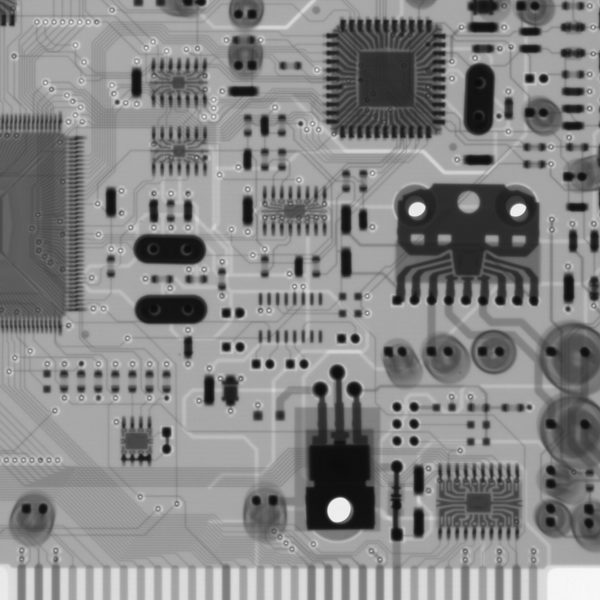
#> input picture cv/images/Fig0703.png, 600 x 600 px, found by its file name
$ python test5.py
#> lines starting #> are read from the running program, lines starting #| are printed output that depends on the picture
# [126 lines of commented-out code are left out]

import cv2
import matplotlib.pyplot as plt
import numpy as np

plt.rcParams['font.sans-serif'] = ['SimHei']
plt.rcParams['axes.unicode_minus'] = False

def plot_grayHist(img, rows, cols, idx):
    plt.subplot(rows, cols, idx)
    histogram, bins, patch = plt.hist(img.ravel(), 256, histtype='bar', density=True)
    plt.xlabel('灰度级')
    plt.ylabel('像素比例')
    plt.axis([0, 256, 0, np.max(histogram)])

def task3_brightness_contrast(img, alpha=1.0, beta=0):
    """
    调整图像亮度和对比度。
    :param img: 输入灰度图像 (uint8)
    :param alpha: 对比度增益 (默认1.0，无变化)
    :param beta: 亮度偏移 (默认0，无变化)
    :return: 调整后的图像 (uint8)
    """
    adjusted = cv2.convertScaleAbs(img, alpha=alpha, beta=beta)
    return adjusted

if __name__ == "__main__":
    img_path = r"D:\vision\cv\images\Fig0703.png"
    img = cv2.imread(img_path, cv2.IMREAD_GRAYSCALE)
#> img is the input picture: shape (600, 600); min 11, max 249, mean 133.8
    if img is None:
        raise FileNotFoundError(f"无法读取图像: {img_path}")

    alpha = 1.5   # 对比度增益（>1 增强对比度）
    beta = 20     # 亮度偏移（>0 变亮）

    adjusted_img = task3_brightness_contrast(img, alpha=alpha, beta=beta)
#> in task3_brightness_contrast, `adjusted = cv2.convertScaleAbs(img, alpha=alpha, beta=beta)`:
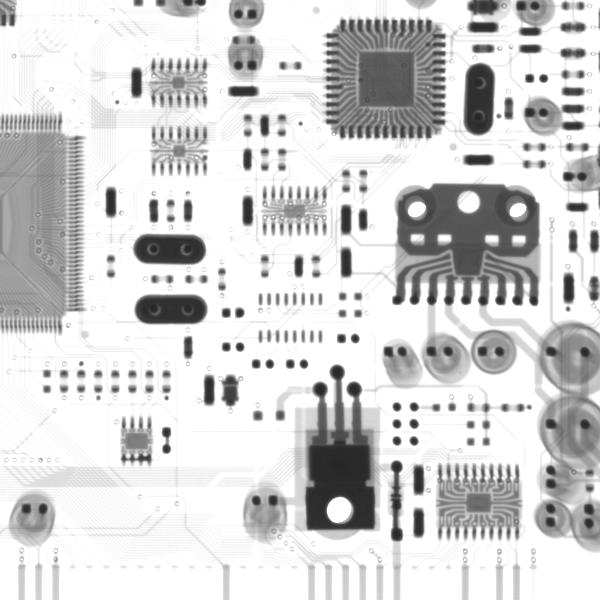
#> adjusted: shape (600, 600); min 36, max 255, mean 210.6

    plt.figure(figsize=(10, 6))

    plt.subplot(2, 2, 1)
    plt.imshow(img, cmap='gray')
    plt.title('原始图像')
    plt.axis('off')

    plt.subplot(2, 2, 3)
    plot_grayHist(img, 2, 2, 3)
#> in plot_grayHist, `histogram, bins, patch = plt.hist(img.ravel(), 256, histtype='bar', de..`: histogram = 256 values, max 0.0522 at index 167, min 0 at index 14, mean 0.0042; bins = 257 values from 11 to 249; patch = 256 items

    plt.subplot(2, 2, 2)
    plt.imshow(adjusted_img, cmap='gray')
    plt.title(f'亮度/对比度调整\n(α={alpha}, β={beta})')
    plt.axis('off')

    plt.subplot(2, 2, 4)
    plot_grayHist(adjusted_img, 2, 2, 4)

    plt.tight_layout()
    plt.show()
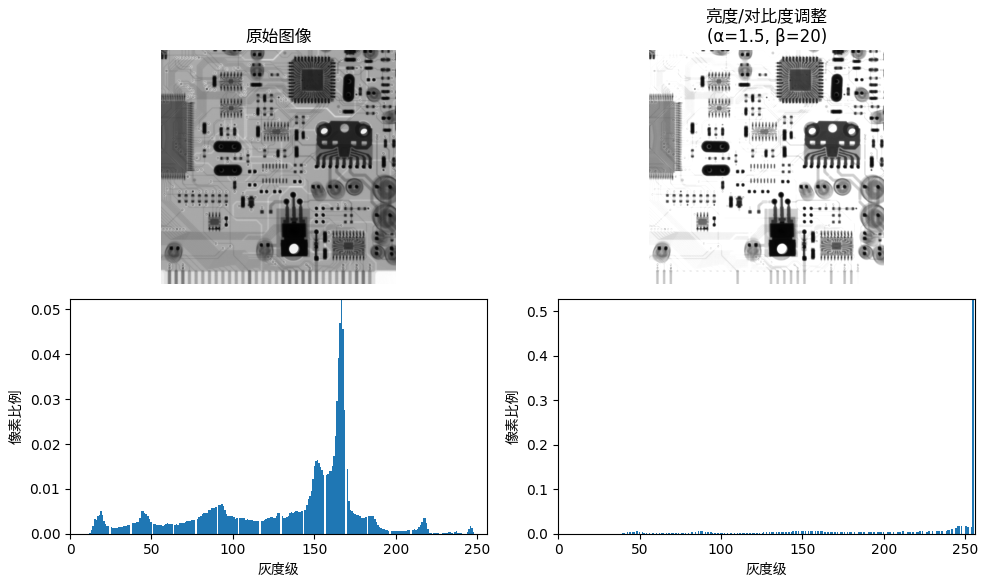
#> figure drawn by matplotlib, 4 panels; panel 2: tallest bar 0.0522 high, from x = 166.3 to 167.2; panel 4: tallest bar 0.527 high, from x = 254.1 to 255

$ run again, with cv/images/Fig0201.png copied over cv/images/Fig0703.png
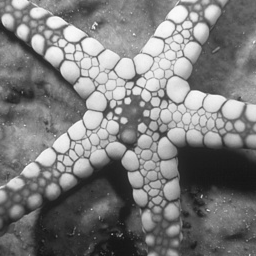
#> input picture cv/images/Fig0201.png, 256 x 256 px, found by its file name
#> img is the input picture: shape (256, 256); min 19, max 250, mean 124.1
#> in task3_brightness_contrast, `adjusted = cv2.convertScaleAbs(img, alpha=alpha, beta=beta)`:
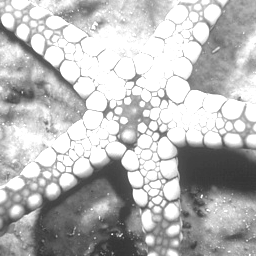
#> adjusted: shape (256, 256); min 48, max 255, mean 185.6
#> histogram = 256 values, max 0.00884 at index 82, min 0 at index 10, mean 0.00433; bins = 257 values from 19 to 250; patch = 256 items
#> `plt.show()`:
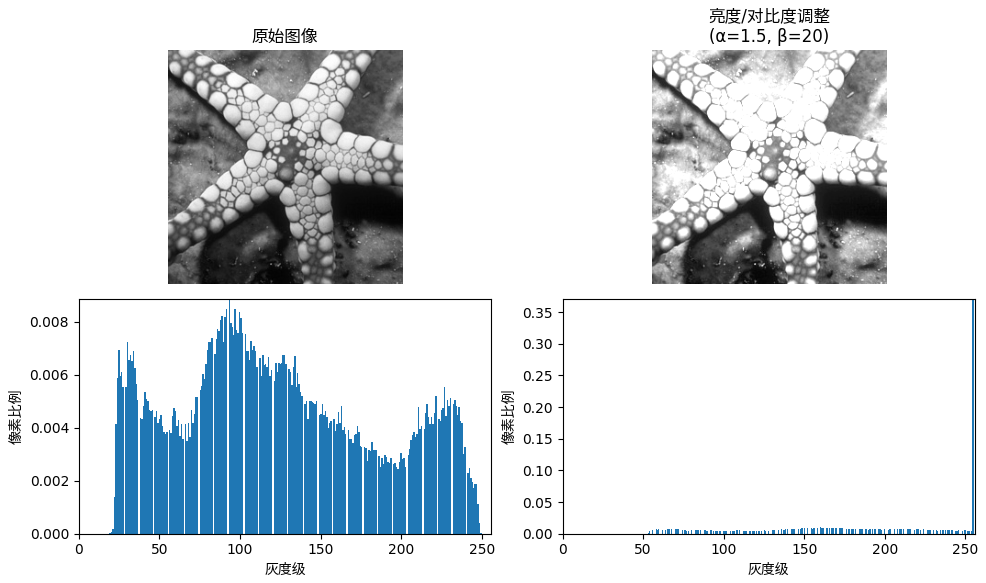
#> figure drawn by matplotlib, 4 panels; panel 2: tallest bar 0.00884 high, from x = 92.99 to 93.89; panel 4: tallest bar 0.37 high, from x = 254.2 to 255

$ run again, with cv/images/Fig0601.png copied over cv/images/Fig0703.png
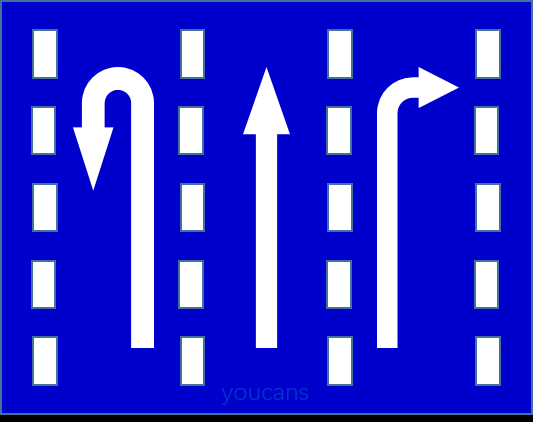
#> input picture cv/images/Fig0601.png, 533 x 422 px, found by its file name
#> in task3_brightness_contrast, `adjusted = cv2.convertScaleAbs(img, alpha=alpha, beta=beta)`:
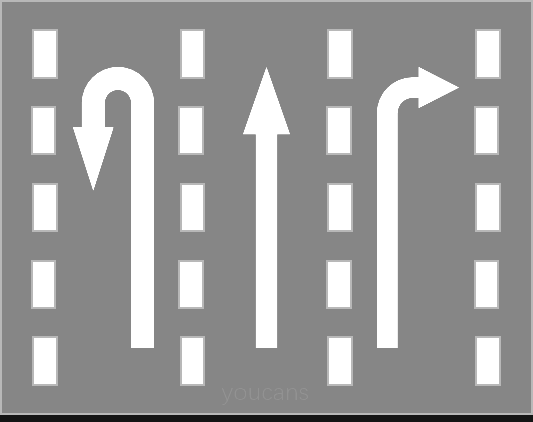
#> adjusted: shape (422, 533); min 20, max 255, mean 156.7
#> histogram = 256 values, max 0.754 at index 76, min 0 at index 1, mean 0.00392; bins = 257 values from 0 to 255; patch = 256 items
#> `plt.show()`:
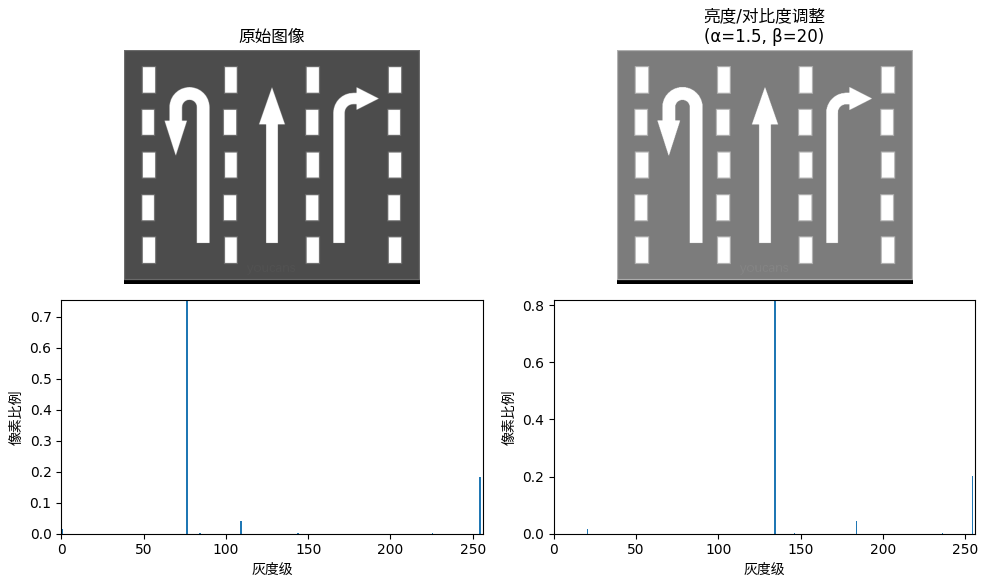
#> figure drawn by matplotlib, 4 panels; panel 2: tallest bar 0.754 high, from x = 75.7 to 76.7; panel 4: tallest bar 0.818 high, from x = 133.8 to 134.7
